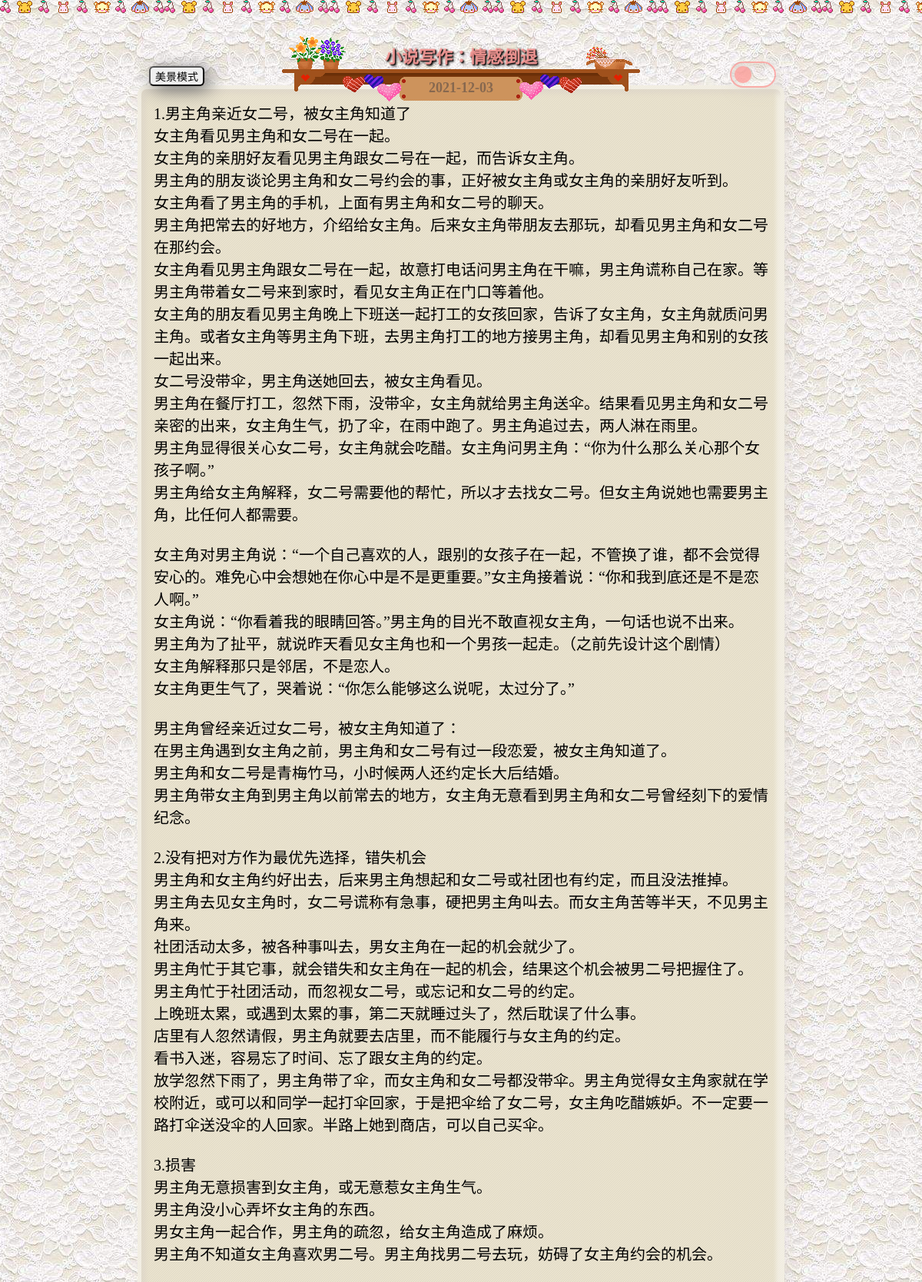
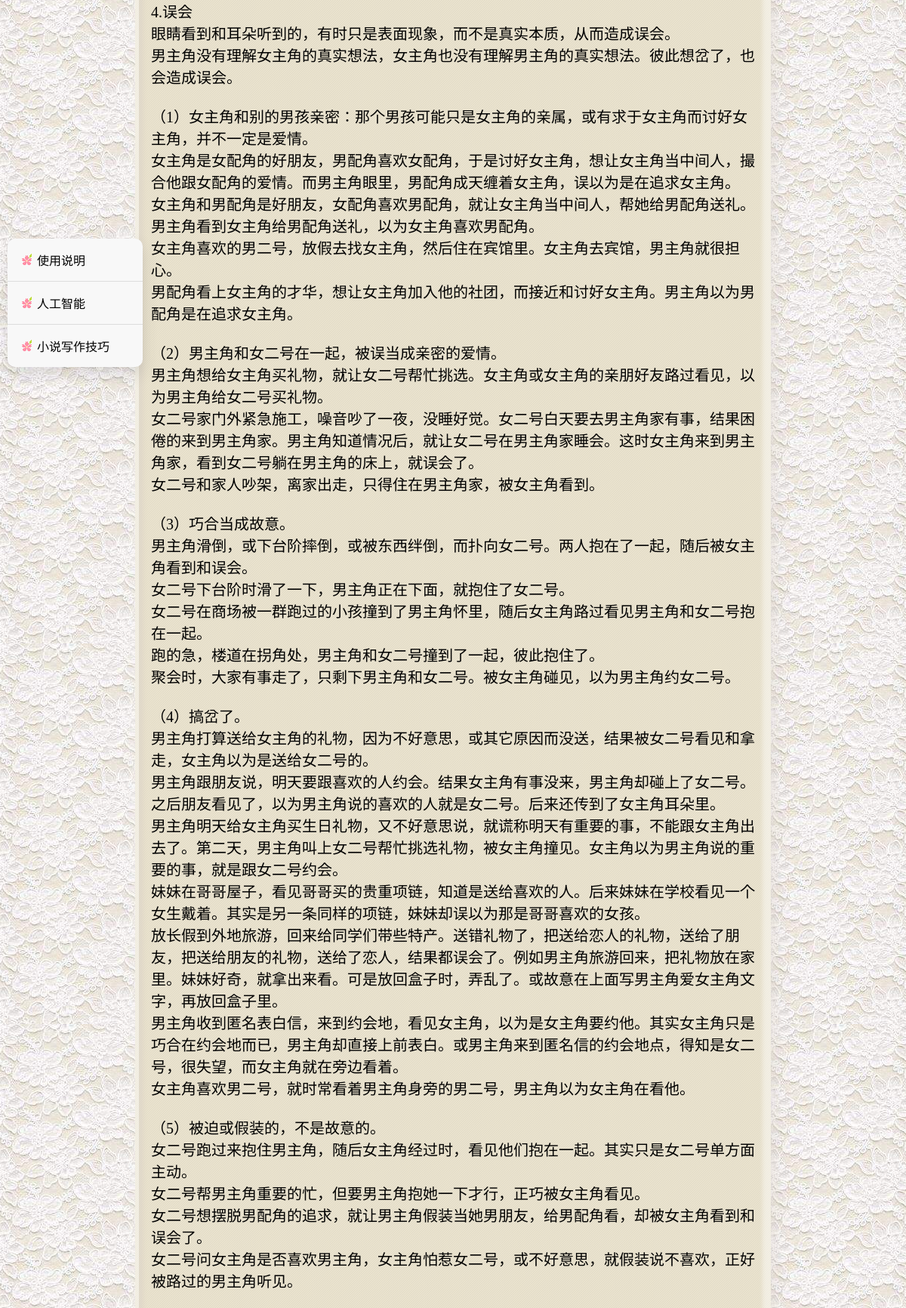
The page /a.php?id=dt (upper part) on the database its author committed (2 pictures, top to bottom).
### tables this page shows
CREATE TABLE `article`  (
  `id` varchar(45) NOT NULL,
  `title` varchar(45) NULL DEFAULT NULL,
  `content` mediumtext NULL,
  `date_time` varchar(20) NULL DEFAULT NULL,
  PRIMARY KEY (`id`) USING BTREE
);

### a.php (the view, shortened to what this page needs)
<!doctype html>
<html>
<head>
<link rel="stylesheet" href="style2.css">
<link href="music/css/player.css" rel="stylesheet" type="text/css"/>
</head>
<body οnmοusemοve=\HideMenu()\ οncοntextmenu="return false" οndragstart="return false" onselectstart ="return false" οnselect="document.selection.empty()" οncοpy="document.selection.empty()" onbeforecopy="return false" οnmοuseup="document.selection.empty()">
<?php
$path = 'config.ini';
$config = parse_ini_file($path);
$host = $config['host'];
$user = $config['user'];
$password = $config['password'];
$db = $config['db'];
$mysqli = new mysqli($host,$user,$password,$db);
mysqli_set_charset($mysqli,"utf8");
$s=$_GET['id'];
$sql = "select * from article where id = '$s'";
$query = mysqli_query($mysqli,$sql);
while($row = mysqli_fetch_array($query)){
    $content = $row['content'];
    $date_time = $row['date_time'];
}
?>
<div style="width:100%; height:20px; background:url(img/line/line4.png); background-repeat:repeat-x;"></div>
<br><br>
<div style="width:600px; margin:0 auto; text-align:center;">
    <div class="font_2" style="color:rgba(252,157,154,0.7); font-size:22px; margin:0 auto;">
    </div>
    <div style="margin:0 auto; margin-top:-41px;">
    	<img src="img/line/ti.png">
    </div>
    <div class="font_time" style="margin:0 auto; margin-top:-32px;">
        <?php echo $date_time?>
    </div>
    <br>
    <div style="width:300px; position:absolute; margin:0 auto; margin-top:-63px; margin-left:530px;">
    <label class='theme-switch checkbox' for='checkbox1'><input id='checkbox1' type='checkbox'><div class='slider round'></div></label>
    </div>
    <div style="width:300px; position:absolute; margin:0 auto; margin-top:-57px; margin-left:-220px;">
    <button class="read" onClick="document.location=('b.php?id=<?php echo $s?>')">美景模式</button>
    </div>
</div>
<div class="ao" style="width:800px; font-size:20px; margin-top:-32px;">
	<?php echo nl2br($content)?>
</div>
<div class="MenuContainer">
    <div class="LeftMenu">
    	<ul class="LeftMenu-list">
        	<li class="LeftMenu-item"><button class="LeftMenu-button"><img src="img/icon/f.png">&nbsp;使用说明</button>
            </li>
        </ul>
        <ul class="LeftMenu-list">
        	<li class="LeftMenu-item"><button class="LeftMenu-button"><img src="img/icon/f.png">&nbsp;人工智能</button>
            </li>
        </ul>
        <ul class="LeftMenu-list">
            <li class="LeftMenu-item"><button class="LeftMenu-button"><img src="img/icon/f.png">&nbsp;小说写作技巧</button>
            </li>
        </ul>
    </div>
</div>
</body>
</html>

### style2.css (style rules this page uses)
:root { --bg-color:url(img/bg/bg1.jpg) top center rgba(200,200,200,.5); --div-color:url(img/bg/linebg.png) top center #ede6d1; --input-color:rgba(200,200,200,0.4); --button-color:rgba(252,157,154,0.8); --font-color1:#000; --font-color2:rgba(144,152,168,1); --font-weight:normal; --soft-high-light: rgba(255,255,255,.43); --dark-high-light: rgba(217,210,200,.51); --bg-LeftMenu:#f8f8f8; --LeftMenu-color:#000; --LeftMenu-hover:#e0e5ec; }
body { background: var(--bg-color); }
.ao { width:600px; box-shadow: 6px 6px 16px 0 var(--dark-high-light), -6px -6px 16px 0 var(--soft-high-light), inset 6px 6px 5px 0 var(--dark-high-light), inset -6px -6px 5px 0 var(--soft-high-light); border: 5px solid var(--soft-high-light); color: var(--font-color1); background:var(--div-color); font-weight:var(--font-weight); border-radius: 12px; padding:16px; font-size:22px; margin:0 auto; }
.theme-switch { display: inline-block; height: 34px; position: relative; width: 60px; }
.slider { box-shadow: 6px 6px 16px 0 var(--dark-high-light), -6px -6px 16px 0 var(--soft-high-light), inset 6px 6px 5px 0 var(--dark-high-light), inset -6px -6px 5px 0 var(--soft-high-light); background-color: inherit; bottom: 0; cursor: pointer; left: 0; position: absolute; right: 0; top: 0; transition: .4s; border: 2px solid var(--button-color); }
.slider:before { background-color: var(--button-color); box-shadow: 0px 0px 5px var(--dark-high-light); bottom: 4px; content: ""; height: 22px; left: 4px; position: absolute; transition: .4s; width: 22px; }
.slider.round { border-radius: 34px; }
.slider.round:before { border-radius: 50%; }
.font_2 { font-weight:bold; text-shadow:0 0 1px currentColor,1px 1px 1px #000,2px 2px 3px #000; }
.font_time { color:rgba(30,41,61,0.4); font-size:18px; font-weight:bold; }
.read { border-radius:6px; font-size:14px; -webkit-border-radius: 6px; -moz-border-radius: 6px; -webkit-box-shadow: 6px 5px 24px #666666; -moz-box-shadow: 6px 5px 24px #666666; box-shadow: 6px 5px 24px #666666; }
.LeftMenu { display: -webkit-box; display: flex; -webkit-box-orient: vertical; -webkit-box-direction: normal; flex-direction: column; background: var(--bg-LeftMenu); border-radius: 10px; box-shadow: 0 10px 20px rgba(64, 64, 64, 0.15); }
.LeftMenu-list { box-sizing: border-box; padding:0; margin:0; list-style-type:none; margin: 0; display: block; width: 100%; padding: 8px; }
.LeftMenu-list + .LeftMenu-list { border-top: 1px solid #ddd; }
.LeftMenu-item { position: relative; }
.LeftMenu-button { color:var(--LeftMenu-color); font: inherit; border: 0; padding: 8px 8px; padding-right: 36px; width: 100%; border-radius: 8px; display: -webkit-box; display: flex; -webkit-box-align: center; align-items: center; position: relative; background:none; }
.MenuContainer { box-sizing: border-box; padding:10px; list-style-type:none; position:fixed; top: 30%; left:0px; width: 100%; display: -webkit-box; display: flex; -webkit-box-align:left; align-items: left; -webkit-box-pack: left; justify-content: left; vertical-align:middle; }

### music/css/player.css (style rules this page uses)
html, body, header, nav, footer, div, ul, ol, li, p, form, input, a, span, em, i, strong, b, font, img { margin: 0; padding: 0; list-style: none; border: none; }

### rows shown on the page
article: date_time "2021-12-03", content "1.男主角亲近女二号，被女主角知道了 女主角看见男主角和女二号在一起。 女主角的亲朋好友看见男主角跟女二号在一起，而告诉女主角。 男主角的朋友谈论男主角和女二号约会的事，正好被女主角或女主角的亲朋好友听到。 女主角看了男主角的手机，上面有男主角和女二号的聊天。 男主角把常去的好地方，介绍给女主角。后来女主角带朋友去那玩，却看见男主角和女二号在那约会。 女主角看见男主角跟女二号在一起，故意打电话问男主角在干嘛，男主角谎称自己在家。等男主角带着女二号来到家时，看见女主角正在门口等着他。 女主角的朋友看见男主角晚上下班送一起打工的女孩回家，告诉了女主角，女主角就质问男主角。或者女主角等男主角下班，去男主角打工的地方接男主角，却看见男主角和别的女孩一起出来。 女二号没带伞，男主角送她回去，被女主角看见。 男主角在餐厅打工，忽然下雨，没带伞，女主角就给男主角送伞。结果看见男主角和女二号亲密的出来，女主角生气，扔了伞，在雨中跑了。男主角追过去，两人淋在雨里。 男主角显得很关心女二号，女主角就会吃醋。女主角问男主角：“你为什么那么关心那个女孩子啊。” 男主角给女主角解释，女二号需要他的帮忙，所以才去找女二号。但女主角说她也需要男主角，比任何人都需要。 女主角对男主角说：“一个自己喜欢的人，跟别的女孩子在一起，不管换了谁，都不会觉得安心的。难免心中会想她在你心中是不是更重要。”女主角接着说：“你和我到底还是不是恋人啊。” 女主角说：“你看着我的眼睛回答。”男主角的目光不敢直视女主角，一句话也说不出来。 男主角为了扯平，就说昨天看见女主角也和一个男孩一起走。（之前先设计这个剧情）…"
